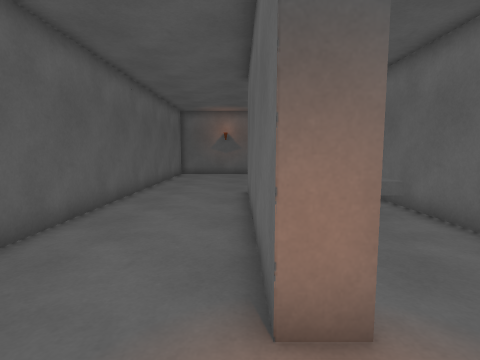
view 1 (above)

16 first-person views from a walk through a Unity game level. The camera is 1.2 m above the floor, tilts 6° down and sees 80° across. Doors are open. The floor is counted in squares, 0.63 m on a side. Each view is taken from the middle of a square. On the plan, view 1 faces up. The plan holds only what a view shows up to about 16 squares ahead; the rest is blank. The place goes on beyond the plan. The player character is not drawn.

view 2
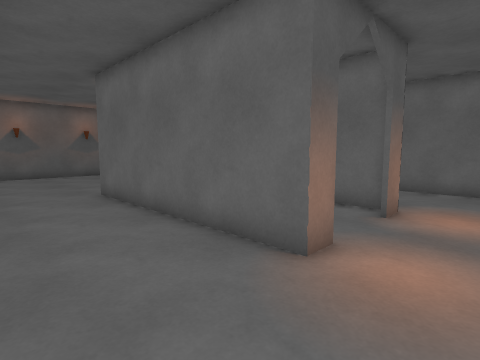

view 3
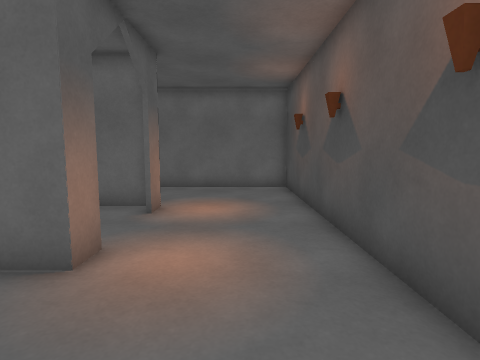

view 4
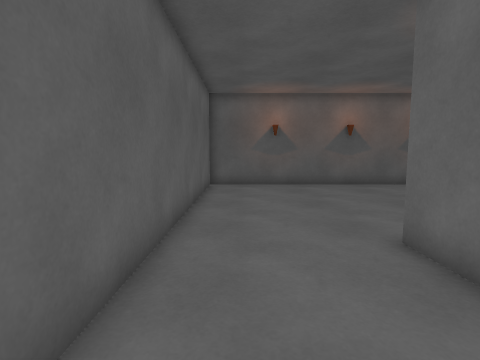

view 5
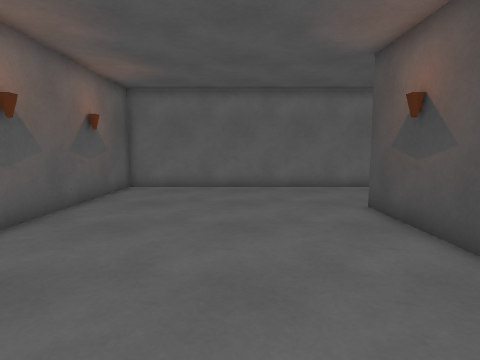

view 6
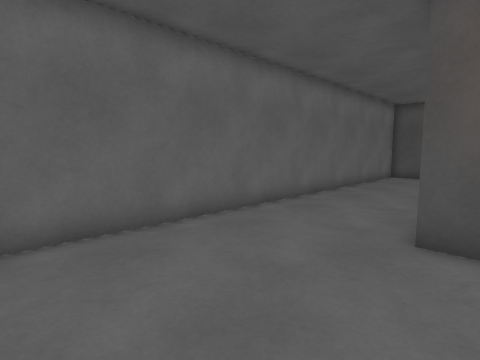

view 7
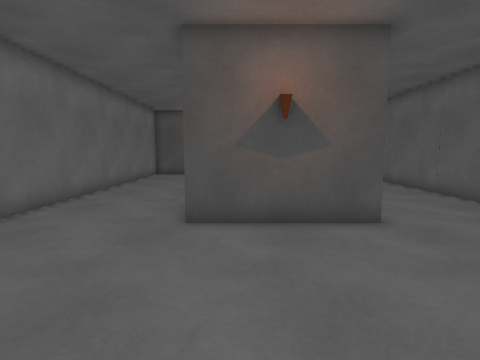

view 8
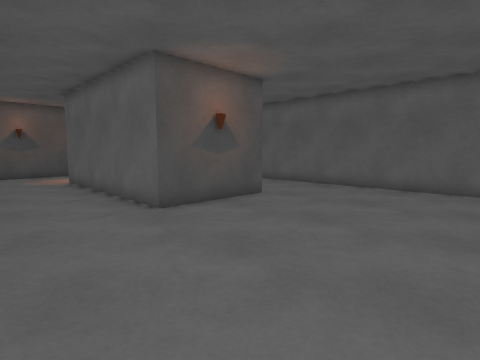

view 9
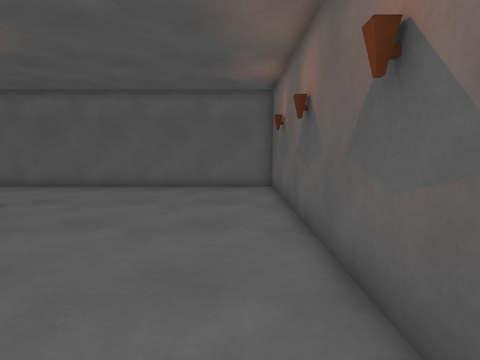

view 10
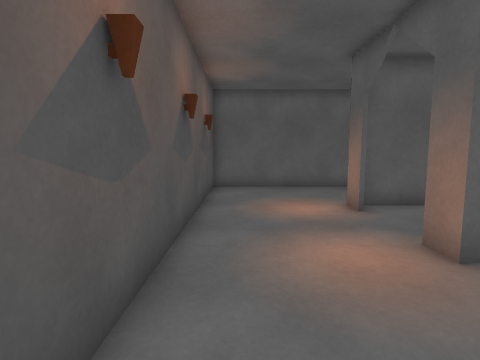

view 11
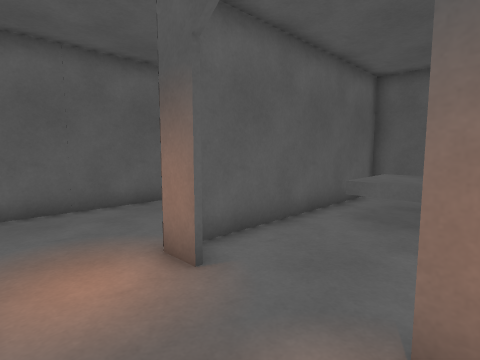

view 12
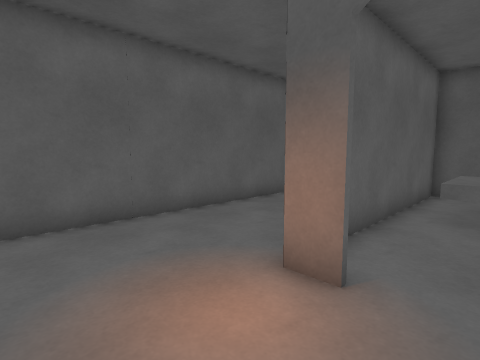

view 13
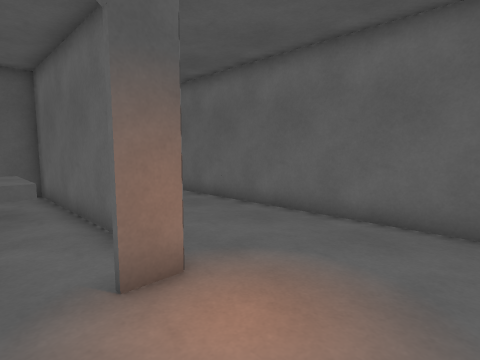

view 14
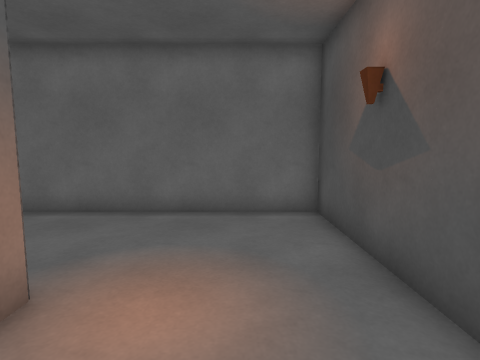

view 15
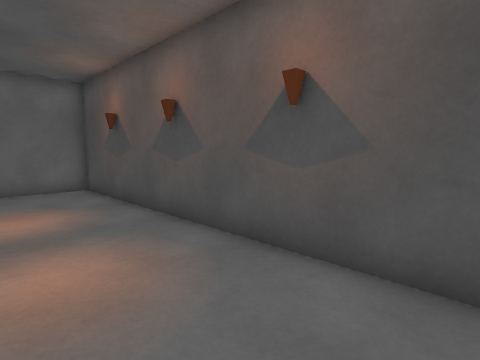

view 16
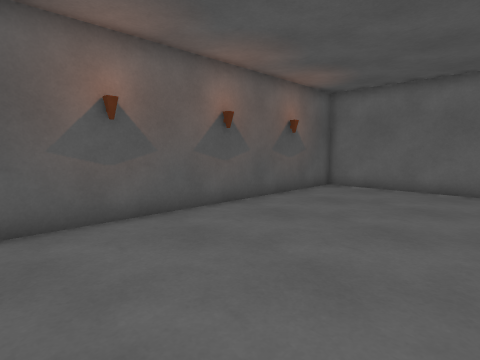

### Floor plan
Points are (right, up) in squares from view 1. A wall is a line through its corners. A room is listed if a view was taken in it or the views show most of it. See-through windows are left out.
Room 1 (views 1, 2, 3, 4, 5, 6, 7, 8, 9, 10, 11, 12, 13, 14, 15, 16)
walls: (1.4, 2.7) (0.3, 2.7) (0.3, 12.7) (5.4, 12.7) (5.4, 2.7) (4.4, 2.7); (10.6, 22.7) (-4.7, 22.7) (-4.7, -2.4) (10.6, -2.4) (10.6, 22.7)
ways out: open door at (2.5, 3) to room 2
objects: torch (-1, 22); torch (3, 22); torch (7, 22)
Room 2 (no view inside)
walls: (5.4, 5.4) (5.4, 12.7) (4.1, 12.7); (2.3, 12.7) (0.3, 12.7) (0.3, 3.1); (5.4, 3.1) (5.4, 4.8)
low walls: (4.5, 7.6) (3.9, 7.6)
ways out: open door at (2.5, 3) to room 1

Positions as (right, up) in squares from view 1, and headings:
1: (0, 0), facing up
2: (-4, 0), facing up-right
3: (-4, 0), facing right
4: (-3, 7), facing up
5: (-4, 17), facing right
6: (4, 19), facing down-right
7: (4, 20), facing down
8: (10, 21), facing down-left
9: (10, 21), facing left
10: (10, -1), facing left
11: (5, 0), facing up-left
12: (3, -1), facing up-left
13: (3, -1), facing up-right
14: (2, 0), facing right
15: (-4, 2), facing down-right
16: (-4, 15), facing up-right
